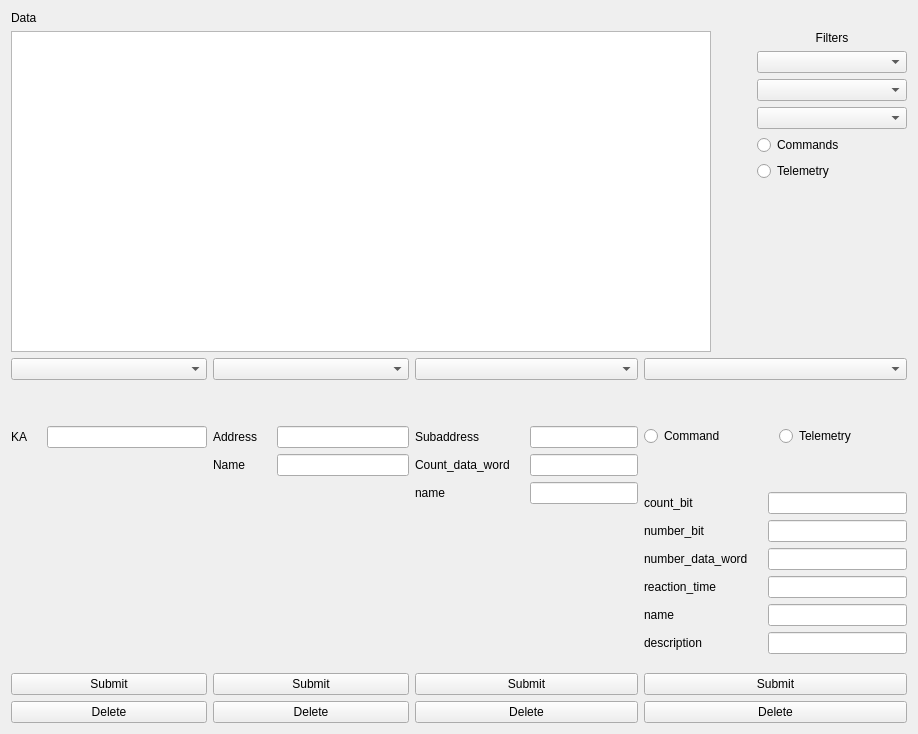
<?xml version="1.0" encoding="UTF-8"?>
<ui version="4.0">
 <class>brtrControl</class>
 <widget class="QMainWindow" name="brtrControl">
  <property name="geometry">
   <rect>
    <x>0</x>
    <y>0</y>
    <width>918</width>
    <height>734</height>
   </rect>
  </property>
  <property name="windowTitle">
   <string>brtrControl</string>
  </property>
  <widget class="QWidget" name="centralWidget">
   <layout class="QGridLayout" name="gridLayout_5">
    <item row="1" column="0" colspan="4">
     <layout class="QHBoxLayout" name="horizontalLayout_2">
      <item>
       <widget class="QTableView" name="tableView"/>
      </item>
      <item>
       <spacer name="horizontalSpacer">
        <property name="orientation">
         <enum>Qt::Horizontal</enum>
        </property>
        <property name="sizeType">
         <enum>QSizePolicy::Fixed</enum>
        </property>
        <property name="sizeHint" stdset="0">
         <size>
          <width>40</width>
          <height>20</height>
         </size>
        </property>
       </spacer>
      </item>
      <item>
       <widget class="QWidget" name="widget" native="true">
        <property name="minimumSize">
         <size>
          <width>150</width>
          <height>0</height>
         </size>
        </property>
        <layout class="QGridLayout" name="gridLayout_6">
         <property name="leftMargin">
          <number>0</number>
         </property>
         <property name="topMargin">
          <number>0</number>
         </property>
         <property name="rightMargin">
          <number>0</number>
         </property>
         <property name="bottomMargin">
          <number>0</number>
         </property>
         <item row="4" column="0" colspan="2">
          <widget class="QRadioButton" name="commandsFilterRB">
           <property name="text">
            <string>Commands</string>
           </property>
          </widget>
         </item>
         <item row="3" column="0" colspan="2">
          <widget class="QComboBox" name="subsysfilterCB"/>
         </item>
         <item row="6" column="0" colspan="2">
          <widget class="QRadioButton" name="telemetryFilterRB">
           <property name="text">
            <string>Telemetry</string>
           </property>
          </widget>
         </item>
         <item row="1" column="0" colspan="2">
          <widget class="QComboBox" name="kaFilterCB"/>
         </item>
         <item row="2" column="0" colspan="2">
          <widget class="QComboBox" name="sysFilterKB"/>
         </item>
         <item row="7" column="0">
          <spacer name="verticalSpacer">
           <property name="orientation">
            <enum>Qt::Vertical</enum>
           </property>
           <property name="sizeHint" stdset="0">
            <size>
             <width>20</width>
             <height>60</height>
            </size>
           </property>
          </spacer>
         </item>
         <item row="0" column="0" colspan="2">
          <widget class="QLabel" name="label">
           <property name="text">
            <string>Filters</string>
           </property>
           <property name="alignment">
            <set>Qt::AlignCenter</set>
           </property>
          </widget>
         </item>
        </layout>
       </widget>
      </item>
     </layout>
    </item>
    <item row="2" column="0">
     <layout class="QGridLayout" name="gridLayout_2">
      <property name="horizontalSpacing">
       <number>20</number>
      </property>
      <item row="2" column="0">
       <widget class="QLabel" name="kaL">
        <property name="text">
         <string>KA</string>
        </property>
       </widget>
      </item>
      <item row="2" column="1">
       <widget class="QLineEdit" name="kaInput">
        <property name="placeholderText">
         <string/>
        </property>
       </widget>
      </item>
      <item row="4" column="0" colspan="2">
       <widget class="QPushButton" name="submitKaPb">
        <property name="text">
         <string>Submit</string>
        </property>
       </widget>
      </item>
      <item row="5" column="0" colspan="2">
       <widget class="QPushButton" name="delKaPb">
        <property name="text">
         <string>Delete</string>
        </property>
       </widget>
      </item>
      <item row="0" column="0" colspan="2">
       <widget class="QComboBox" name="kAComBox"/>
      </item>
      <item row="3" column="0" colspan="2">
       <spacer name="kaSpacer">
        <property name="orientation">
         <enum>Qt::Vertical</enum>
        </property>
        <property name="sizeHint" stdset="0">
         <size>
          <width>20</width>
          <height>40</height>
         </size>
        </property>
       </spacer>
      </item>
      <item row="1" column="0" colspan="2">
       <spacer name="kaSpacer0">
        <property name="orientation">
         <enum>Qt::Vertical</enum>
        </property>
        <property name="sizeType">
         <enum>QSizePolicy::Fixed</enum>
        </property>
        <property name="sizeHint" stdset="0">
         <size>
          <width>20</width>
          <height>40</height>
         </size>
        </property>
       </spacer>
      </item>
     </layout>
    </item>
    <item row="2" column="1">
     <layout class="QGridLayout" name="gridLayout_3">
      <property name="horizontalSpacing">
       <number>20</number>
      </property>
      <item row="2" column="1">
       <widget class="QLineEdit" name="addrInp">
        <property name="placeholderText">
         <string/>
        </property>
       </widget>
      </item>
      <item row="0" column="0" colspan="2">
       <widget class="QComboBox" name="sysComBox"/>
      </item>
      <item row="2" column="0">
       <widget class="QLabel" name="addrL">
        <property name="text">
         <string>Address</string>
        </property>
       </widget>
      </item>
      <item row="5" column="0" colspan="2">
       <widget class="QPushButton" name="submitSysPb">
        <property name="text">
         <string>Submit</string>
        </property>
       </widget>
      </item>
      <item row="3" column="0">
       <widget class="QLabel" name="NameL">
        <property name="text">
         <string>Name</string>
        </property>
       </widget>
      </item>
      <item row="3" column="1">
       <widget class="QLineEdit" name="namInp">
        <property name="placeholderText">
         <string/>
        </property>
       </widget>
      </item>
      <item row="6" column="0" colspan="2">
       <widget class="QPushButton" name="delSysPb">
        <property name="text">
         <string>Delete</string>
        </property>
       </widget>
      </item>
      <item row="4" column="0" colspan="2">
       <spacer name="sysSpacer">
        <property name="orientation">
         <enum>Qt::Vertical</enum>
        </property>
        <property name="sizeHint" stdset="0">
         <size>
          <width>20</width>
          <height>40</height>
         </size>
        </property>
       </spacer>
      </item>
      <item row="1" column="0" colspan="2">
       <spacer name="sysSpacer0">
        <property name="orientation">
         <enum>Qt::Vertical</enum>
        </property>
        <property name="sizeType">
         <enum>QSizePolicy::Fixed</enum>
        </property>
        <property name="sizeHint" stdset="0">
         <size>
          <width>20</width>
          <height>40</height>
         </size>
        </property>
       </spacer>
      </item>
     </layout>
    </item>
    <item row="2" column="2">
     <layout class="QGridLayout" name="gridLayout_4">
      <property name="horizontalSpacing">
       <number>20</number>
      </property>
      <item row="7" column="0" colspan="3">
       <widget class="QPushButton" name="delSubSysPb">
        <property name="text">
         <string>Delete</string>
        </property>
       </widget>
      </item>
      <item row="4" column="2">
       <widget class="QLineEdit" name="nameInp">
        <property name="placeholderText">
         <string/>
        </property>
       </widget>
      </item>
      <item row="6" column="0" colspan="3">
       <widget class="QPushButton" name="submitSubSysPb">
        <property name="text">
         <string>Submit</string>
        </property>
       </widget>
      </item>
      <item row="3" column="0" colspan="2">
       <widget class="QLabel" name="countDWL">
        <property name="text">
         <string>Count_data_word</string>
        </property>
       </widget>
      </item>
      <item row="4" column="0" colspan="2">
       <widget class="QLabel" name="nameL">
        <property name="text">
         <string>name</string>
        </property>
       </widget>
      </item>
      <item row="2" column="2">
       <widget class="QLineEdit" name="subaddrInp">
        <property name="placeholderText">
         <string/>
        </property>
       </widget>
      </item>
      <item row="0" column="0" colspan="3">
       <widget class="QComboBox" name="subSysComBox"/>
      </item>
      <item row="3" column="2">
       <widget class="QLineEdit" name="countDataWordInp">
        <property name="placeholderText">
         <string/>
        </property>
       </widget>
      </item>
      <item row="2" column="0" colspan="2">
       <widget class="QLabel" name="subaddrL">
        <property name="text">
         <string>Subaddress</string>
        </property>
       </widget>
      </item>
      <item row="5" column="0" colspan="3">
       <spacer name="subsysSpacer">
        <property name="orientation">
         <enum>Qt::Vertical</enum>
        </property>
        <property name="sizeHint" stdset="0">
         <size>
          <width>20</width>
          <height>40</height>
         </size>
        </property>
       </spacer>
      </item>
      <item row="1" column="0" colspan="3">
       <spacer name="subsysSpacer0">
        <property name="orientation">
         <enum>Qt::Vertical</enum>
        </property>
        <property name="sizeType">
         <enum>QSizePolicy::Fixed</enum>
        </property>
        <property name="sizeHint" stdset="0">
         <size>
          <width>20</width>
          <height>40</height>
         </size>
        </property>
       </spacer>
      </item>
     </layout>
    </item>
    <item row="2" column="3">
     <layout class="QGridLayout" name="gridLayout">
      <property name="horizontalSpacing">
       <number>20</number>
      </property>
      <item row="4" column="0">
       <widget class="QLabel" name="cBitL">
        <property name="text">
         <string>count_bit</string>
        </property>
       </widget>
      </item>
      <item row="4" column="1">
       <widget class="QLineEdit" name="countBitInp">
        <property name="placeholderText">
         <string/>
        </property>
       </widget>
      </item>
      <item row="5" column="0">
       <widget class="QLabel" name="nBitL">
        <property name="text">
         <string>number_bit</string>
        </property>
       </widget>
      </item>
      <item row="5" column="1">
       <widget class="QLineEdit" name="numBitInp">
        <property name="placeholderText">
         <string/>
        </property>
       </widget>
      </item>
      <item row="6" column="0">
       <widget class="QLabel" name="nDWL">
        <property name="text">
         <string>number_data_word</string>
        </property>
       </widget>
      </item>
      <item row="6" column="1">
       <widget class="QLineEdit" name="numDataWInp">
        <property name="placeholderText">
         <string/>
        </property>
       </widget>
      </item>
      <item row="7" column="0">
       <widget class="QLabel" name="rtL">
        <property name="text">
         <string>reaction_time</string>
        </property>
       </widget>
      </item>
      <item row="7" column="1">
       <widget class="QLineEdit" name="reactionTimeInp">
        <property name="placeholderText">
         <string/>
        </property>
       </widget>
      </item>
      <item row="8" column="0">
       <widget class="QLabel" name="nameComTmL">
        <property name="text">
         <string>name</string>
        </property>
       </widget>
      </item>
      <item row="8" column="1">
       <widget class="QLineEdit" name="nameCmdTelInp">
        <property name="placeholderText">
         <string/>
        </property>
       </widget>
      </item>
      <item row="9" column="0">
       <widget class="QLabel" name="descrL">
        <property name="text">
         <string>description</string>
        </property>
       </widget>
      </item>
      <item row="9" column="1">
       <widget class="QLineEdit" name="descrInp">
        <property name="placeholderText">
         <string/>
        </property>
       </widget>
      </item>
      <item row="10" column="0" colspan="2">
       <spacer name="comTmSpacer2">
        <property name="orientation">
         <enum>Qt::Vertical</enum>
        </property>
        <property name="sizeHint" stdset="0">
         <size>
          <width>263</width>
          <height>13</height>
         </size>
        </property>
       </spacer>
      </item>
      <item row="3" column="0" colspan="2">
       <spacer name="comTmSpacer">
        <property name="orientation">
         <enum>Qt::Vertical</enum>
        </property>
        <property name="sizeType">
         <enum>QSizePolicy::Fixed</enum>
        </property>
        <property name="sizeHint" stdset="0">
         <size>
          <width>20</width>
          <height>40</height>
         </size>
        </property>
       </spacer>
      </item>
      <item row="0" column="0" colspan="2">
       <widget class="QComboBox" name="comTmiSwComBox"/>
      </item>
      <item row="11" column="0" colspan="2">
       <widget class="QPushButton" name="submitComTmiPb">
        <property name="text">
         <string>Submit</string>
        </property>
       </widget>
      </item>
      <item row="12" column="0" colspan="2">
       <widget class="QPushButton" name="delComTmiPb">
        <property name="text">
         <string>Delete</string>
        </property>
       </widget>
      </item>
      <item row="1" column="0" colspan="2">
       <spacer name="comTmSpacer0">
        <property name="orientation">
         <enum>Qt::Vertical</enum>
        </property>
        <property name="sizeType">
         <enum>QSizePolicy::Fixed</enum>
        </property>
        <property name="sizeHint" stdset="0">
         <size>
          <width>20</width>
          <height>40</height>
         </size>
        </property>
       </spacer>
      </item>
      <item row="2" column="0" colspan="2">
       <widget class="QWidget" name="widget_2" native="true">
        <layout class="QHBoxLayout" name="horizontalLayout_3">
         <property name="leftMargin">
          <number>0</number>
         </property>
         <property name="topMargin">
          <number>0</number>
         </property>
         <property name="rightMargin">
          <number>0</number>
         </property>
         <property name="bottomMargin">
          <number>0</number>
         </property>
         <item>
          <widget class="QRadioButton" name="commRb">
           <property name="text">
            <string>Command</string>
           </property>
          </widget>
         </item>
         <item>
          <widget class="QRadioButton" name="telemRb">
           <property name="text">
            <string>Telemetry</string>
           </property>
          </widget>
         </item>
        </layout>
       </widget>
      </item>
     </layout>
    </item>
    <item row="0" column="0">
     <widget class="QLabel" name="label_2">
      <property name="text">
       <string>Data</string>
      </property>
      <property name="alignment">
       <set>Qt::AlignLeading|Qt::AlignLeft|Qt::AlignVCenter</set>
      </property>
     </widget>
    </item>
   </layout>
  </widget>
  <widget class="QMenuBar" name="menuBar">
   <property name="geometry">
    <rect>
     <x>0</x>
     <y>0</y>
     <width>918</width>
     <height>26</height>
    </rect>
   </property>
  </widget>
 </widget>
 <layoutdefault spacing="6" margin="11"/>
 <tabstops>
  <tabstop>kAComBox</tabstop>
  <tabstop>kaInput</tabstop>
  <tabstop>submitKaPb</tabstop>
  <tabstop>delKaPb</tabstop>
  <tabstop>sysComBox</tabstop>
  <tabstop>addrInp</tabstop>
  <tabstop>namInp</tabstop>
  <tabstop>submitSysPb</tabstop>
  <tabstop>delSysPb</tabstop>
  <tabstop>subSysComBox</tabstop>
  <tabstop>subaddrInp</tabstop>
  <tabstop>countDataWordInp</tabstop>
  <tabstop>nameInp</tabstop>
  <tabstop>submitSubSysPb</tabstop>
  <tabstop>delSubSysPb</tabstop>
  <tabstop>comTmiSwComBox</tabstop>
  <tabstop>countBitInp</tabstop>
  <tabstop>numBitInp</tabstop>
  <tabstop>numDataWInp</tabstop>
  <tabstop>reactionTimeInp</tabstop>
  <tabstop>nameCmdTelInp</tabstop>
  <tabstop>descrInp</tabstop>
  <tabstop>submitComTmiPb</tabstop>
  <tabstop>delComTmiPb</tabstop>
 </tabstops>
 <resources/>
 <connections/>
</ui>
